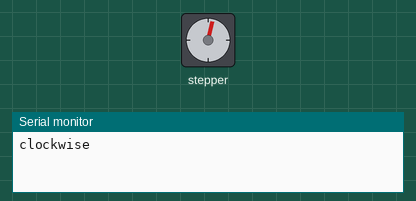
This sketch was run on a simulated Arduino Uno, built with avr-gcc and run on an emulated ATmega328P. On the bench: stepper motor, the last lines printed to the serial monitor. Stepper angles assume 200 steps per turn.

Above: at 0.05 s.
At 2.55 s:
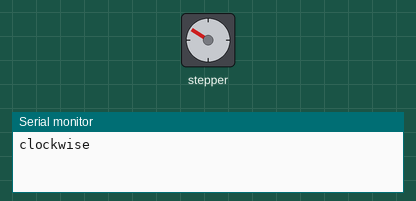
At 5.0 s:
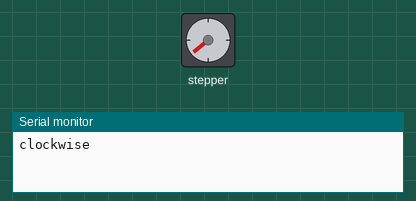
At 10.15 s:
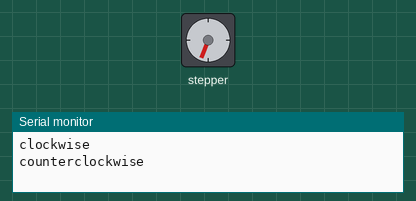
Timing chart, 0 to 13.4 s (numbered marks = the images above):
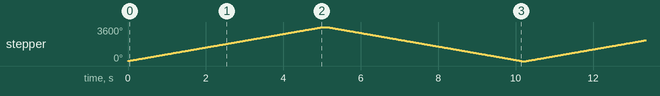

The sketch:

StepperTest.ino
```cpp
// Include the Arduino Stepper Library
#include <Stepper.h>

// Number of steps per output rotation
const int stepsPerRevolution = 200;

// Create Instance of Stepper library
Stepper myStepper(stepsPerRevolution, 6, 9, 10, 11);
float nrot = 10;

void setup()
{
	// set the speed at 60 rpm:
	myStepper.setSpeed(120);
	// initialize the serial port:
	Serial.begin(9600);
//   while(!Serial) {
//     delay(100);
//   }
}

void loop()
{
//  for(int k=0;k<20;k++) {
//    myStepper.step(11);
//    delay(100);
//    myStepper.step(-12);
//    delay(150);
//  }

	// step one revolution in one direction:
	Serial.println("clockwise");
	myStepper.step(stepsPerRevolution*nrot);
	delay(100);

	// step one revolution in the other direction:
	Serial.println("counterclockwise");
	myStepper.step(-stepsPerRevolution*nrot);
	delay(100);
}
```

Measured:
- by itself, stepper: turns 3600° clockwise in 5.0 s, then 3600° counter-clockwise in 5.0 s, repeating every 10.3 s
